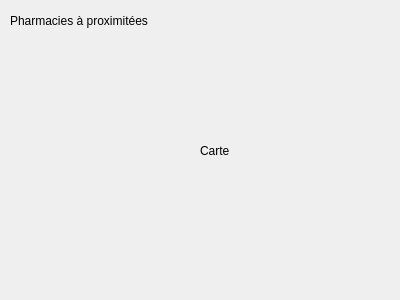
<?xml version="1.0" encoding="UTF-8"?>
<ui version="4.0">
 <class>PharmacieMainWidget</class>
 <widget class="QWidget" name="PharmacieMainWidget">
  <property name="geometry">
   <rect>
    <x>0</x>
    <y>0</y>
    <width>400</width>
    <height>300</height>
   </rect>
  </property>
  <property name="windowTitle">
   <string>Form</string>
  </property>
  <widget class="QLabel" name="label_titre">
   <property name="geometry">
    <rect>
     <x>10</x>
     <y>10</y>
     <width>181</width>
     <height>21</height>
    </rect>
   </property>
   <property name="text">
    <string>Pharmacies à proximitées</string>
   </property>
  </widget>
  <widget class="QLabel" name="label">
   <property name="geometry">
    <rect>
     <x>200</x>
     <y>10</y>
     <width>191</width>
     <height>281</height>
    </rect>
   </property>
   <property name="text">
    <string>Carte</string>
   </property>
  </widget>
 </widget>
 <resources/>
 <connections/>
</ui>
